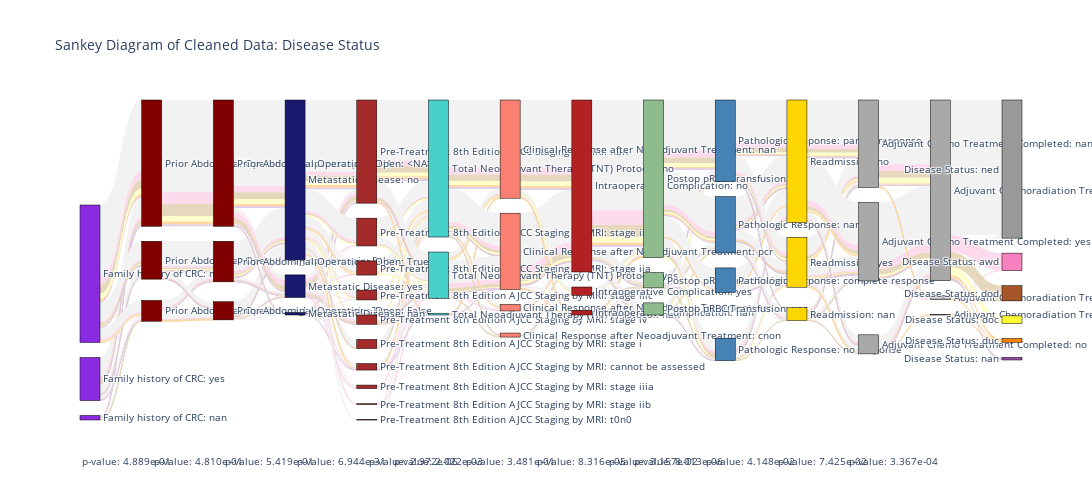

The notebook cell this image was saved under:
### Markdown cell above
## TODO: Visualizing Outcome-Related Features
Separately from trying to predict a particular outcome, we can use the diagram to see how treatment stage-specific outcomes flow into each other.

### Code cell
feats = [
        # Demos
        'Family history of CRC',
        # Comorbs
        'Prior Abdominal Operations_Laparoscopic',
        'Prior Abdominal Operations_Open',
        # Diagnostic
        'Metastatic Disease',
        # Pre T
        'Pre-Treatment 8th Edition AJCC Staging by MRI',
        # Neoadj
        'Total Neoadjuvant Therapy (TNT) Protocol',
        # Post T
        'Clinical Response after Neoadjuvant Treatment',
        # Op
        'Intraoperative Complication',
        # Trans
        'Postop pRBC Transfusion',
        # Histopath
        'Pathologic Response',
        # Post-op
        'Readmission',
        # Adj
        'Adjuvant Chemo Treatment Completed',
        'Adjuvant Chemoradiation Treatment Completed',
        # Follow-up
        'Disease Status',
        ]

response = 'Disease Status'
sankey_from_cleaned_data(leak_mvp, feats, response)

### Figure 1 — Plotly figure (JSON) as saved in the notebook; plotly's stock layout.template omitted (floating-point values rounded to 4 significant figures; data arrays with more than 128 entries replaced by an {"elided": "..."} marker saying what was removed)
{"data": [{"arrangement": "snap", "link": {"color": {"elided": "1080 str values"}, "hovercolor": {"elided": "1080 str values"}, "label": {"elided": "1080 str values"}, "source": {"elided": "1080 int values"}, "target": {"elided": "1080 int values"}, "value": {"elided": "1080 float values"}}, "node": {"color": ["BlueViolet", "BlueViolet", "BlueViolet", "Maroon", "Maroon", "Maroon", "Maroon", "Maroon", "Maroon", "MidnightBlue", "MidnightBlue", "MidnightBlue", "Brown", "Brown", "Brown", "Brown", "Brown", "Brown", "Brown", "Brown", "Brown", "Brown", "MediumTurquoise", "MediumTurquoise", "MediumTurquoise", "Salmon", "Salmon", "Salmon", "Salmon", "FireBrick", "FireBrick", "FireBrick", "DarkSeaGreen", "DarkSeaGreen", "DarkSeaGreen", "SteelBlue", "SteelBlue", "SteelBlue", "SteelBlue", "Gold", "Gold", "Gold", "DarkGray", "DarkGray", "DarkGray", "DarkGray", "DarkGray", "DarkGray", "rgb(153,153,153)", "rgb(247,129,191)", "rgb(166,86,40)", "rgb(255,255,51)", "rgb(255,127,0)", "rgb(152,78,163)"], "label": ["Family history of CRC: no", "Family history of CRC: yes", "Family history of CRC: nan", "Prior Abdominal Operations_Laparoscopic: <NA>", "Prior Abdominal Operations_Laparoscopic: False", "Prior Abdominal Operations_Laparoscopic: True", "Prior Abdominal Operations_Open: <NA>", "Prior Abdominal Operations_Open: True", "Prior Abdominal Operations_Open: False", "Metastatic Disease: no", "Metastatic Disease: yes", "Metastatic Disease: nan", "Pre-Treatment 8th Edition AJCC Staging by MRI: nan", "Pre-Treatment 8th Edition AJCC Staging by MRI: stage iiib", "Pre-Treatment 8th Edition AJCC Staging by MRI: stage iia", "Pre-Treatment 8th Edition AJCC Staging by MRI: stage iiic", "Pre-Treatment 8th Edition AJCC Staging by MRI: stage iv", "Pre-Treatment 8th Edition AJCC Staging by MRI: stage i", "Pre-Treatment 8th Edition AJCC Staging by MRI: cannot be assessed", "Pre-Treatment 8th Edition AJCC Staging by MRI: stage iiia", "Pre-Treatment 8th Edition AJCC Staging by MRI: stage iib", "Pre-Treatment 8th Edition AJCC Staging by MRI: t0n0", "Total Neoadjuvant Therapy (TNT) Protocol: no", "Total Neoadjuvant Therapy (TNT) Protocol: yes", "Total Neoadjuvant Therapy (TNT) Protocol: nan", "Clinical Response after Neoadjuvant Treatment: nan", "Clinical Response after Neoadjuvant Treatment: pcr", "Clinical Response after Neoadjuvant Treatment: ccr", "Clinical Response after Neoadjuvant Treatment: cnon", "Intraoperative Complication: no", "Intraoperative Complication: yes", "Intraoperative Complication: nan", "Postop pRBC Transfusion: no", "Postop pRBC Transfusion: nan", "Postop pRBC Transfusion: yes", "Pathologic Response: partial response", "Pathologic Response: nan", "Pathologic Response: complete response", "Pathologic Response: no response", "Readmission: no", "Readmission: yes", "Readmission: nan", "Adjuvant Chemo Treatment Completed: nan", "Adjuvant Chemo Treatment Completed: yes", "Adjuvant Chemo Treatment Completed: no", "Adjuvant Chemoradiation Treatment Completed: nan", "Adjuvant Chemoradiation Treatment Completed: yes", "Adjuvant Chemoradiation Treatment Completed: no", "Disease Status: ned", "Disease Status: awd", "Disease Status: dod", "Disease Status: doc", "Disease Status: duc", "Disease Status: nan"], "line": {"color": "black", "width": 0.5}, "pad": 15, "thickness": 20, "x": [0, 0, 0, 0.07692, 0.07692, 0.07692, 0.1538, 0.1538, 0.1538, 0.2308, 0.2308, 0.2308, 0.3077, 0.3077, 0.3077, 0.3077, 0.3077, 0.3077, 0.3077, 0.3077, 0.3077, 0.3077, 0.3846, 0.3846, 0.3846, 0.4615, 0.4615, 0.4615, 0.4615, 0.5385, 0.5385, 0.5385, 0.6154, 0.6154, 0.6154, 0.6923, 0.6923, 0.6923, 0.6923, 0.7692, 0.7692, 0.7692, 0.8462, 0.8462, 0.8462, 0.9231, 0.9231, 0.9231, 1, 1, 1, 1, 1, 1], "y": [0.01212, 0.1406, 0.6285, 0.05636, 0.2152, 0.6588, 0.04909, 0.2079, 0.6588, 0.006667, 0.07455, 0.5679, 0.001212, 0.004848, 0.01697, 0.04424, 0.08667, 0.137, 0.1891, 0.2539, 0.3673, 0.7212, 0.004848, 0.1345, 0.6297, 0.01091, 0.03939, 0.263, 0.7345, 0.01273, 0.04788, 0.5352, 0.03273, 0.1067, 0.5739, 0.06061, 0.1879, 0.4067, 0.7794, 0.03455, 0.2036, 0.6691, 0.05152, 0.3152, 0.7636, 0.001212, 0.01273, 0.5115, 0.007273, 0.02485, 0.05576, 0.1176, 0.2061, 0.6267]}, "type": "sankey", "valueformat": ".2%"}], "layout": {"annotations": [{"showarrow": false, "text": "p-value: 4.889e-01", "x": 0, "y": 0, "yshift": -50}, {"showarrow": false, "text": "p-value: 4.810e-01", "x": 0.07692, "y": 0, "yshift": -50}, {"showarrow": false, "text": "p-value: 5.419e-01", "x": 0.1538, "y": 0, "yshift": -50}, {"showarrow": false, "text": "p-value: 6.944e-31", "x": 0.2308, "y": 0, "yshift": -50}, {"showarrow": false, "text": "p-value: 2.972e-06", "x": 0.3077, "y": 0, "yshift": -50}, {"showarrow": false, "text": "p-value: 2.022e-03", "x": 0.3846, "y": 0, "yshift": -50}, {"showarrow": false, "text": "p-value: 3.481e-01", "x": 0.4615, "y": 0, "yshift": -50}, {"showarrow": false, "text": "p-value: 8.316e-05", "x": 0.5385, "y": 0, "yshift": -50}, {"showarrow": false, "text": "p-value: 3.157e-02", "x": 0.6154, "y": 0, "yshift": -50}, {"showarrow": false, "text": "p-value: 8.013e-06", "x": 0.6923, "y": 0, "yshift": -50}, {"showarrow": false, "text": "p-value: 4.148e-02", "x": 0.7692, "y": 0, "yshift": -50}, {"showarrow": false, "text": "p-value: 7.425e-02", "x": 0.8462, "y": 0, "yshift": -50}, {"showarrow": false, "text": "p-value: 3.367e-04", "x": 0.9231, "y": 0, "yshift": -50}], "font": {"size": 10}, "height": 500, "title": {"text": "Sankey Diagram of Cleaned Data: Disease Status"}, "width": 4200}}
